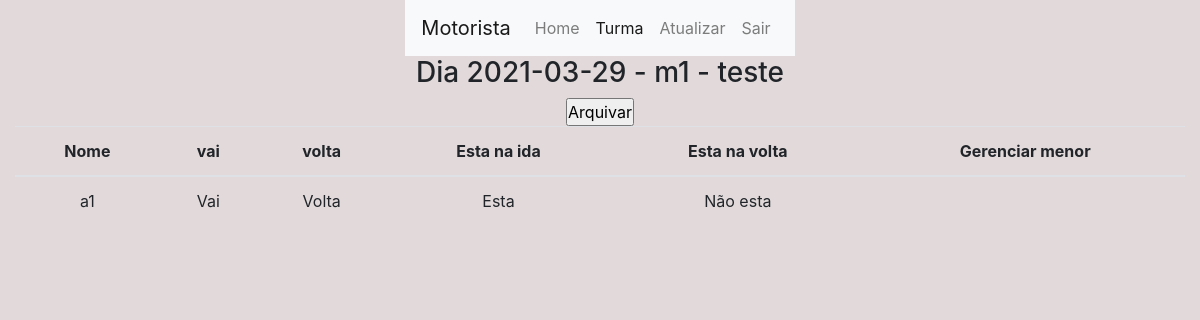
/core/motorista/turma/dia/1 (signed in), run on the app's committed database.
### core/models.py (models this page shows)
class Dia(models.Model):
    data = models.DateField(auto_now=False, auto_now_add=False)
    turma = models.ForeignKey(
        Turma, on_delete=models.CASCADE, related_name='%(class)s_turmas')
    ativo = models.BooleanField(blank=True, default=True)
    def __str__(self):
        return f'{self.data} - {self.turma}'

class Turma(models.Model):
    motorista = models.ForeignKey(
        custom_user,  on_delete=models.DO_NOTHING)
    alunos = models.ManyToManyField(
        custom_user, related_name='%(class)s_alunos')
    nome = models.CharField(max_length=100, default="")
    local = LocationField(default=(0, 0), null=False, map_attrs={
        "style": "mapbox://styles/mapbox/outdoors-v11",
        "zoom": 13,
        "center": [17.031645, 51.106715],
        "cursor_style": 'pointer',
        "marker_color": "red",
        "rotate": False,
        "geocoder": True,
        "fullscreen_button": True,
        "navigation_buttons": True,
        "track_location_button": True,
        "readonly": True,
        "placeholder": "Pick a location on map below", })
    def __str__(self):
        return f'{self.motorista} - {self.nome}'

class Aluno(models.Model):
    dia = models.ForeignKey(Dia, on_delete=models.CASCADE,
                            related_name='%(class)s_dias', null=False, blank=False, default=1)
    usuario = models.ForeignKey(
        custom_user,  on_delete=models.CASCADE)
    menor_de_idade = models.BooleanField(default=False)
    vai = models.BooleanField(default=True)
    volta = models.BooleanField(default=True)
    esta_na_ida = models.BooleanField(default=False)
    esta_na_volta = models.BooleanField(default=False)

### users/models.py (models this page shows)
class custom_user(AbstractUser):
    permissao = models.IntegerField(default=2)
    telefone = models.CharField(max_length=50,  default='1')
    local = LocationField(default=(1.2, 1.2), null=False, map_attrs={
        "style": "mapbox://styles/mapbox/outdoors-v11",
        "zoom": 13,
        "center": [17.031645, 51.106715],
        "cursor_style": 'pointer',
        "marker_color": "red",
        "rotate": False,
        "geocoder": True,
        "fullscreen_button": True,
        "navigation_buttons": True,
        "track_location_button": True,
        "readonly": True,
        "placeholder": "Pick a location on map below",
    })
    data_nascimento = models.DateField(
        auto_now=False, auto_now_add=False, null=False, blank=False, default=timezone.now)
    email = models.EmailField(unique=True)

### core/views.py (the view)
@login_required
def core_gerenciar_dia(request, id):
    dia = Dia.objects.get(id=id)
    if request.method == 'POST':
        dia.ativo = False
        dia.save()
        return redirect('core_lista_dias', dia.turma.id)
    alunos = dia.aluno_dias.all()  # Aluno.objects.filter(dia=dia)
    c = {
        'dia': dia,
        'alunos': alunos,
    }
    return render(request, 'core/turma/gerenciar_turma_dia.html', c)

### core/templates/core/turma/gerenciar_turma_dia.html (shortened to what this page needs)
{% extends 'base.html' %}
{% block conteudo %}
    <div class="row">
        <div class="col justify-content-center d-flex">
            {% include 'menu.html' with ativo='turma'%}
        </div>
    </div>
    <div class="row">
        <div class="col justify-content-center d-flex">
            <h3>Dia {{dia}}</h3>
        </div>
    </div>
    <div class="row">
        <div class="col justify-content-center d-flex">
            <form action="" method="post">
                <input type="submit" value="Arquivar">
            </form>
        </div>
    </div>
    <div class="row">
        <div class="col">
            {% include 'core/turma/tables/table_alunos.html'  %}
        </div>
    </div>
{% endblock conteudo %}

### core/templates/core/turma/tables/table_alunos.html (shortened to what this page needs)
<table class="table text-center">
    <thead>
        <th>Nome</th>
        <th>vai</th>
        <th>volta</th>
        <th>Esta na ida</th>
        <th>Esta na volta</th>
        <th>Gerenciar menor</th>
    </thead>
    <tbody>
        {% for aluno in alunos %}
            <tr>
                <td>
                    {{aluno.usuario.username}}
                </td>
                <td>
                    {% if aluno.vai %}
                        Vai
                    {% else %}
                        Não vai
                    {% endif %}
                </td>
                <td>
                    {% if aluno.volta %}
                        Volta
                    {% else %}
                        Não volta
                    {% endif %}
                </td>
                <td>
                    {% if aluno.esta_na_ida %}
                        Esta
                    {% else %}
                        Não esta
                    {% endif %}
                </td>
                <td>
                    {% if aluno.esta_na_volta %}
                        Esta
                    {% else %}
                        Não esta
                    {% endif %}
                </td>
                <td>
                </td>
            </tr>
        {% endfor %}
    </tbody>
</table>

### static/css/base.css (style rules this page uses)
* { margin: 0px; padding: 0px; }
body { background-color: rgb(226, 218, 218); }

### data on the page
Dia: data+turma "2021-03-29 - m1 - teste"
Aluno: usuario.username "a1", vai "Vai", volta "Volta", esta_na_ida "Esta", esta_na_volta "Não esta"
